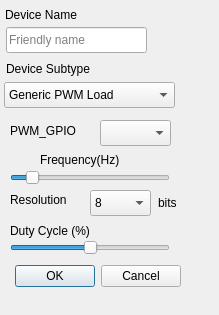
<?xml version="1.0" encoding="UTF-8"?>
<ui version="4.0">
 <class>Dialog_config_pwm</class>
 <widget class="QDialog" name="Dialog_config_pwm">
  <property name="geometry">
   <rect>
    <x>0</x>
    <y>0</y>
    <width>219</width>
    <height>315</height>
   </rect>
  </property>
  <property name="windowTitle">
   <string>EzloPi PWM</string>
  </property>
  <property name="windowIcon">
   <iconset resource="ezlopi.qrc">
    <normaloff>:/res/icon.png</normaloff>:/res/icon.png</iconset>
  </property>
  <widget class="QDialogButtonBox" name="buttonBox">
   <property name="geometry">
    <rect>
     <x>10</x>
     <y>260</y>
     <width>171</width>
     <height>32</height>
    </rect>
   </property>
   <property name="orientation">
    <enum>Qt::Horizontal</enum>
   </property>
   <property name="standardButtons">
    <set>QDialogButtonBox::Cancel|QDialogButtonBox::Ok</set>
   </property>
  </widget>
  <widget class="QLabel" name="label_pwm_frequency">
   <property name="geometry">
    <rect>
     <x>40</x>
     <y>150</y>
     <width>121</width>
     <height>20</height>
    </rect>
   </property>
   <property name="text">
    <string>Frequency(Hz)</string>
   </property>
  </widget>
  <widget class="QComboBox" name="comboBox_pwm_device_subtype">
   <property name="geometry">
    <rect>
     <x>4</x>
     <y>82</y>
     <width>171</width>
     <height>26</height>
    </rect>
   </property>
   <item>
    <property name="text">
     <string>Generic PWM Load</string>
    </property>
   </item>
  </widget>
  <widget class="QLineEdit" name="lineEdit_device_name">
   <property name="geometry">
    <rect>
     <x>6</x>
     <y>27</y>
     <width>141</width>
     <height>26</height>
    </rect>
   </property>
   <property name="placeholderText">
    <string>Friendly name</string>
   </property>
  </widget>
  <widget class="QLabel" name="label_device_pwm_subtype">
   <property name="geometry">
    <rect>
     <x>6</x>
     <y>59</y>
     <width>121</width>
     <height>20</height>
    </rect>
   </property>
   <property name="text">
    <string>Device Subtype</string>
   </property>
  </widget>
  <widget class="QComboBox" name="comboBox_pwm_resolution">
   <property name="geometry">
    <rect>
     <x>90</x>
     <y>190</y>
     <width>61</width>
     <height>26</height>
    </rect>
   </property>
   <item>
    <property name="text">
     <string>8</string>
    </property>
   </item>
   <item>
    <property name="text">
     <string>9</string>
    </property>
   </item>
   <item>
    <property name="text">
     <string>10</string>
    </property>
   </item>
   <item>
    <property name="text">
     <string>11</string>
    </property>
   </item>
   <item>
    <property name="text">
     <string>12</string>
    </property>
   </item>
   <item>
    <property name="text">
     <string>13</string>
    </property>
   </item>
   <item>
    <property name="text">
     <string>14</string>
    </property>
   </item>
  </widget>
  <widget class="QComboBox" name="comboBox_pwm_gpio">
   <property name="geometry">
    <rect>
     <x>100</x>
     <y>120</y>
     <width>71</width>
     <height>26</height>
    </rect>
   </property>
  </widget>
  <widget class="QLabel" name="label_pwm_gpio">
   <property name="geometry">
    <rect>
     <x>10</x>
     <y>121</y>
     <width>91</width>
     <height>20</height>
    </rect>
   </property>
   <property name="text">
    <string>PWM_GPIO</string>
   </property>
  </widget>
  <widget class="QLabel" name="label_device_name">
   <property name="geometry">
    <rect>
     <x>5</x>
     <y>5</y>
     <width>121</width>
     <height>20</height>
    </rect>
   </property>
   <property name="text">
    <string>Device Name</string>
   </property>
  </widget>
  <widget class="QLabel" name="label_pwm_duty_cycle">
   <property name="geometry">
    <rect>
     <x>10</x>
     <y>221</y>
     <width>121</width>
     <height>20</height>
    </rect>
   </property>
   <property name="text">
    <string>Duty Cycle (%)</string>
   </property>
  </widget>
  <widget class="QLabel" name="label_pwm_resolution">
   <property name="geometry">
    <rect>
     <x>10</x>
     <y>190</y>
     <width>81</width>
     <height>20</height>
    </rect>
   </property>
   <property name="text">
    <string>Resolution</string>
   </property>
  </widget>
  <widget class="QSlider" name="horizontalSlider_pwm_freq">
   <property name="geometry">
    <rect>
     <x>10</x>
     <y>170</y>
     <width>160</width>
     <height>16</height>
    </rect>
   </property>
   <property name="maximum">
    <number>10000</number>
   </property>
   <property name="value">
    <number>1000</number>
   </property>
   <property name="sliderPosition">
    <number>1000</number>
   </property>
   <property name="orientation">
    <enum>Qt::Horizontal</enum>
   </property>
  </widget>
  <widget class="QSlider" name="horizontalSlider_duty_cycle">
   <property name="geometry">
    <rect>
     <x>10</x>
     <y>240</y>
     <width>160</width>
     <height>16</height>
    </rect>
   </property>
   <property name="value">
    <number>50</number>
   </property>
   <property name="orientation">
    <enum>Qt::Horizontal</enum>
   </property>
  </widget>
  <widget class="QLabel" name="label_pwm_resolution_2">
   <property name="geometry">
    <rect>
     <x>158</x>
     <y>192</y>
     <width>81</width>
     <height>21</height>
    </rect>
   </property>
   <property name="text">
    <string>bits</string>
   </property>
  </widget>
 </widget>
 <resources>
  <include location="ezlopi.qrc"/>
 </resources>
 <connections>
  <connection>
   <sender>buttonBox</sender>
   <signal>accepted()</signal>
   <receiver>Dialog_config_pwm</receiver>
   <slot>accept()</slot>
   <hints>
    <hint type="sourcelabel">
     <x>248</x>
     <y>254</y>
    </hint>
    <hint type="destinationlabel">
     <x>157</x>
     <y>274</y>
    </hint>
   </hints>
  </connection>
  <connection>
   <sender>buttonBox</sender>
   <signal>rejected()</signal>
   <receiver>Dialog_config_pwm</receiver>
   <slot>reject()</slot>
   <hints>
    <hint type="sourcelabel">
     <x>316</x>
     <y>260</y>
    </hint>
    <hint type="destinationlabel">
     <x>286</x>
     <y>274</y>
    </hint>
   </hints>
  </connection>
 </connections>
</ui>
